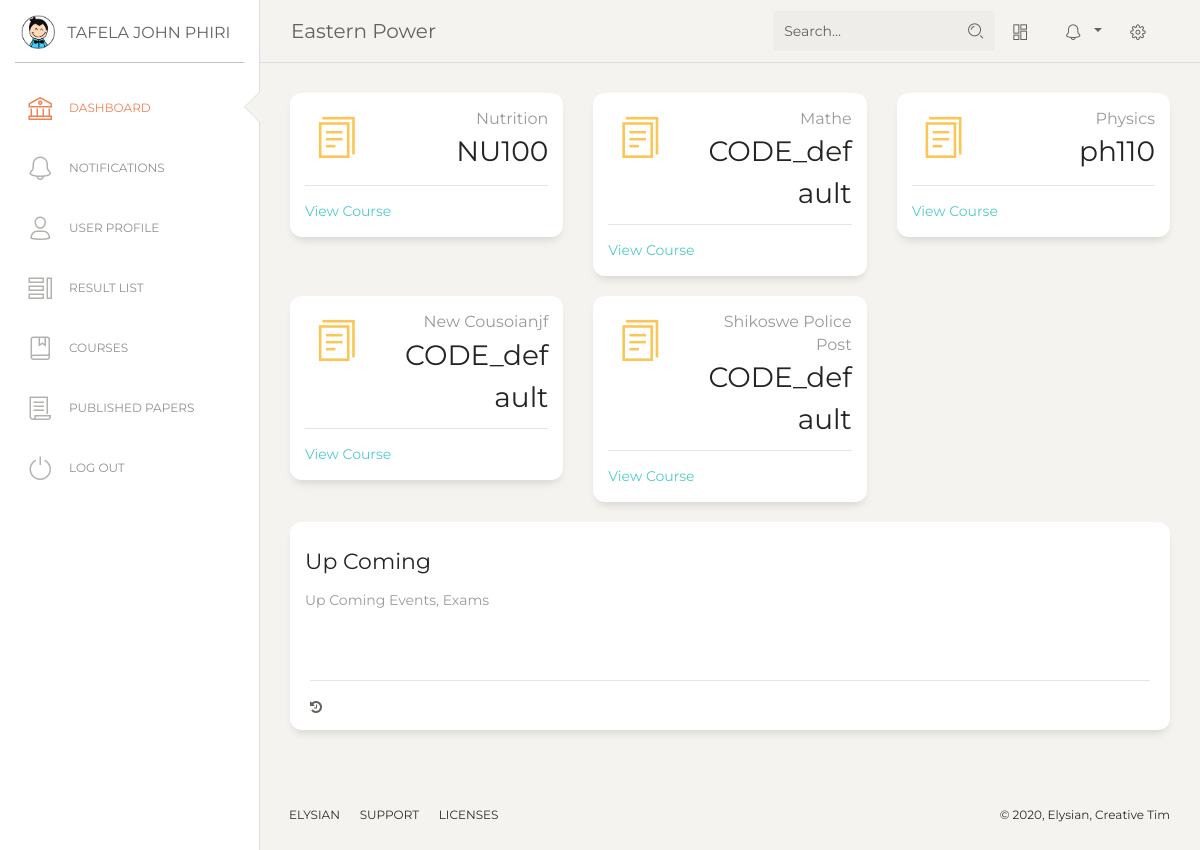
/headway/student/ (signed in), run on the app's committed database.
### headway/models.py (models this page shows, shortened)
class User(AbstractUser):
    username_validator = UnicodeUsernameValidator()
    username = models.CharField(
        _('username'),
        max_length=150,
        unique=True,
        help_text=_('Enter a Student ID for student Accounts or Email for lecturer Accounts.'),
        validators=[username_validator],
        error_messages={
            'unique': _("A user with that username already exists."),
        },
    )
    email = models.EmailField(_('email address'), blank=True, unique=True)
    middle_name = models.CharField(max_length=50, blank=True, null=True)
    is_student = models.BooleanField(default=True)
    is_lecturer = models.BooleanField(default=False)
    is_admin = models.BooleanField(default=False)
    institution = models.ForeignKey(Institution, on_delete=models.CASCADE, null=True)
    USERNAME_FIELD = 'username'
    REQUIRED_FIELDS = ['email']
    def get_full_name(self):
        if self.middle_name:
            full_name = '%s %s %s' % (self.first_name, self.middle_name, self.last_name)
        else:
            full_name = '%s %s' % (self.first_name, self.last_name)
        return full_name
    def __str__(self):
        return self.get_full_name()

class Institution(models.Model):
    name = models.CharField(max_length=100, help_text='Enter Institution Name')
    active_subscription = models.BooleanField(default=True)
    subscription_type = models.CharField(max_length=1)  # add choices
    subscription_start = models.DateField(auto_created=True, auto_now_add=True)
    subscription_end = models.DateField()
    short_name = models.CharField(max_length=10, default='INSTITUTE', help_text='Enter A Short Abbreviation Of'
                                                                                'Your Institutes Name '
                                                                                '(10 Characters Max.)')

class Course(models.Model):
    institution = models.ForeignKey(Institution, on_delete=models.DO_NOTHING)
    name = models.CharField(max_length=200)
    code = models.CharField(max_length=20, default='CODE_default', help_text='Enter Course Code')
    summary = models.TextField(max_length=600, null=True, blank=True)
    program = models.ForeignKey(Program, on_delete=models.CASCADE)
    credits = models.IntegerField(null=True, default=0)
    mandatory = models.BooleanField(default=True)
    year = models.IntegerField(choices=YEARS, default=1)
    semester = models.IntegerField(choices=SEMESTER, default=1)
    course_lecturer = models.ManyToManyField('Lecturer', related_name='course_teacher', blank=True)
    def get_absolute_url(self):
        return reverse('headway:course_detail', kwargs={'pk': self.pk})

### headway/views.py (the view)
# urls.py: path('student/', views.StudentHome.as_view(), name='student_home'),
class StudentHome(TemplateView):
    template_name = 'headway/student_home.html'
    def get(self, request, *args, **kwargs):
        student = Student.objects.get(id=self.request.user.student.id)
        courses = student.courses.all()
        recent_news = []
        institution_id = self.request.user.institution.id
        news = RecentNews.objects.filter(Q(news__institution=institution_id) & Q(news__staff_only=False))[:5]
        for notification in news:
            if notification.news.is_recent():
                recent_news.append(notification)
        context = {
            'courses': courses,
            'recent_news': recent_news,
        }
        return render(request, self.template_name, context)

### templates/headway/student_home.html (shortened to what this page needs)
{% extends 'headway/base.html' %}
{% block content %}
    <div class="row">
    {% if courses %}
        {% for course in courses %}
          <div class="col-lg-4 col-md-6 col-sm-6">
            <div class="card card-stats">
              <div class="card-body ">
                <div class="row">
                  <div class="col-5 col-md-4">
                    <div class="icon-big text-center icon-warning">
                      <i class="nc-icon nc-single-copy-04 text-warning"></i>
                    </div>
                  </div>
                  <div class="col-7 col-md-8">
                    <div class="numbers">
                      <p class="card-category">{{ course.name }}</p>
                      <p class="card-title">{{ course.code }}
                    </div>
                  </div>
                </div>
              </div>
              <div class="card-footer ">
                <hr>
                <div class="stats">
                    <a href="{{ course.get_absolute_url }}">
                        View Course
                    </a>
                </div>
              </div>
            </div>
          </div>
        {% endfor %}
    {% endif %}
        </div>
        <div class="row">
          <div class="col-md-12">
            <div class="card ">
              <div class="card-header ">
                <h5 class="card-title">Up Coming</h5>
                <p class="card-category">Up Coming Events, Exams</p>
              </div>
              <div class="card-body ">
              </div>
              <div class="card-footer ">
                <hr>
                <div class="stats">
                  <i class="fa fa-history"></i>
                </div>
              </div>
            </div>
          </div>
        </div>
{% endblock content%}

### templates/headway/base.html (shortened to what this page needs)
{% load static %}
<!DOCTYPE html>
<html lang="en">
<head>
  <link href="https://maxcdn.bootstrapcdn.com/font-awesome/latest/css/font-awesome.min.css" rel="stylesheet">
  <link href="{% static 'assets/css/bootstrap.min.css' %}" rel="stylesheet" />
  <link href="{% static 'assets/css/paper-dashboard.css' %}" rel="stylesheet" />
</head>
<body class="">
  <div class="wrapper ">
    <div class="sidebar" data-color="white" data-active-color="danger">
      <div class="logo">
        <a href="#" class="simple-text logo-mini">
          <div class="logo-image-small">
            <img src="{% static 'assets/img/logo-small.png' %}">
          </div>
        </a>
        <a href="#" class="simple-text logo-normal">
          {{ request.user}}
        </a>
      </div>
    <!-- loading urls for purpose of showing active tubs
    {% url 'headway:student_home' as student_home %} {% url 'headway:lecturer_home' as lecturer_home %}
        {% url 'headway:result_list' as results %} {% url 'login' as login %} {% url 'headway:icons' as icons %}
    {% url 'headway:notifications' as notifications %} {% url 'headway:user' as user %}
        {% url 'headway:papers' as papers %}  {% url 'headway:courses' as courses_dir %}
    {% url 'headway:student_accounts' as accounts_dir %}-->
      <div class="sidebar-wrapper">
        <ul class="nav">
          <li{% if request.path == student_home %} class="active" {% endif%} >
              {% if request.user.is_lecturer %}
                   <a href="{% url 'headway:lecturer_home' %}">
              {% else %}
                  <a href="{% url 'headway:student_home' %}">
              {% endif %}
              <i class="nc-icon nc-bank"></i>
              <p>Dashboard</p>
            </a>
          </li>
          <li {% if request.path == notifications %} class="active"{% endif %}>
            <a href="{% url 'headway:notifications' %}">
              <i class="nc-icon nc-bell-55"></i>
              <p>Notifications</p>
            </a>
          </li>
          <li {% if request.path == user %} class="active"{% endif %}>
            <a href="{% url 'headway:user' %}">
              <i class="nc-icon nc-single-02"></i>
              <p>User Profile</p>
            </a>
          </li>
          <li {% if request.path == results %}class="active"{% endif %}>
            <a href="{% url 'headway:result_list' %}">
              <i class="nc-icon nc-tile-56"></i>
              <p>Result List</p>
            </a>
          </li>
        <li {% if request.path == courses_dir %}class="active"{% endif %}>
            <a href="{% url 'headway:courses' %}">
              <i class="nc-icon nc-book-bookmark"></i>
              <p>Courses</p>
            </a>
          </li>
          <li {% if request.path == papers %}class="active"{% endif %}>
            <a href="{% url 'headway:papers' %}">
              <i class="nc-icon nc-paper"></i>
              <p>Published Papers</p>
            </a>
          </li>
          <li class="active-pro">
            <a href="{% url 'logout' %}">
              <i class="nc-icon nc-button-power"></i>
              <p>Log Out</p>
            </a>
          </li>
        </ul>
      </div>
    </div>
    <div class="main-panel">
      <nav class="navbar navbar-expand-lg navbar-absolute fixed-top navbar-transparent">
        <div class="container-fluid">
          <div class="navbar-wrapper">
            <a class="navbar-brand" href="#">{{ request.user.institution.name }}</a>
          </div>
          <div class="collapse navbar-collapse justify-content-end" id="navigation">
            <form method="get" action="{% url 'headway:search' %}">
              <div class="input-group no-border">
                <input type="text" value="{{ request.GET.q }}" class="form-control" placeholder="Search..." name="q">
                <div class="input-group-append">
                  <div class="input-group-text">
                    <i class="nc-icon nc-zoom-split"></i>
                  </div>
                </div>
              </div>
            </form>
            <ul class="navbar-nav">
              <li class="nav-item">
                <a class="nav-link btn-magnify" href="#">
                  <i class="nc-icon nc-layout-11"></i>
                </a>
              </li>
              <li class="nav-item btn-rotate dropdown">
                <a class="nav-link dropdown-toggle" href="http://example.com" id="navbarDropdownMenuLink" data-toggle="dropdown" aria-haspopup="true" aria-expanded="false">
                  <i class="nc-icon nc-bell-55"></i>
                </a>
              </li>
              <li class="nav-item">
                <a class="nav-link btn-rotate" href="#">
                  <i class="nc-icon nc-settings-gear-65"></i>
                </a>
              </li>
            </ul>
          </div>
        </div>
      </nav>
      <div class="content">
          {% block content %}
          {% endblock %}
      </div>
      <footer class="footer footer-black  footer-white ">
        <div class="container-fluid">
          <div class="row">
            <nav class="footer-nav">
              <ul>
                <li>
                  <a href="#" target="_blank">Elysian</a>
                </li>
                <li>
                  <a href="#" target="_blank">Support</a>
                </li>
                <li>
                  <a href="#" target="_blank">Licenses</a>
                </li>
              </ul>
            </nav>
            <div class="credits ml-auto">
              <span class="copyright">
                ©
                , Elysian, Creative Tim
              </span>
            </div>
          </div>
        </div>
      </footer>
    </div>
  </div>
</body>
</html>

### data on the page
User: user "TAFELA JOHN PHIRI", user.institution.name "Eastern Power"
Course: name "Nutrition", code "NU100"
Course: name "Mathe", code "CODE_default"
Course: name "Physics", code "ph110"
Course: name "New Cousoianjf", code "CODE_default"
Course: name "Shikoswe Police Post", code "CODE_default"
